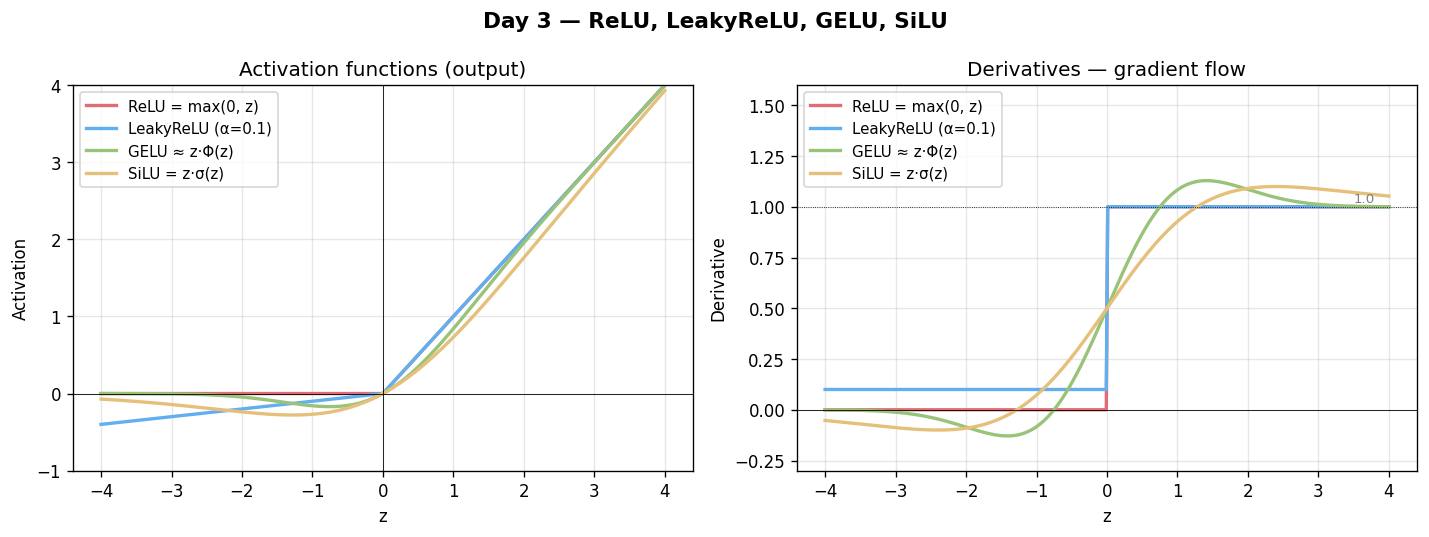

Here is the Python script that generated this plot:
import numpy as np
import matplotlib.pyplot as plt
from scipy.special import erf

z = np.linspace(-4, 4, 400)

relu     = np.maximum(0, z)
leaky    = np.where(z >= 0, z, 0.1 * z)
gelu     = 0.5 * z * (1 + erf(z / np.sqrt(2)))
silu     = z / (1 + np.exp(-z))

fig, axes = plt.subplots(1, 2, figsize=(12, 4.5))
fig.suptitle("Day 3 — ReLU, LeakyReLU, GELU, SiLU", fontsize=13, fontweight="bold")

colors = ["#e06c75", "#61afef", "#98c379", "#e5c07b"]
labels = ["ReLU = max(0, z)", "LeakyReLU (α=0.1)", "GELU ≈ z·Φ(z)", "SiLU = z·σ(z)"]
funcs  = [relu, leaky, gelu, silu]

ax = axes[0]
for f, c, l in zip(funcs, colors, labels):
    ax.plot(z, f, color=c, linewidth=2, label=l)
ax.axhline(0, color="k", linewidth=0.5)
ax.axvline(0, color="k", linewidth=0.5)
ax.set_xlabel("z"); ax.set_ylabel("Activation")
ax.set_title("Activation functions (output)")
ax.legend(fontsize=9); ax.grid(True, alpha=0.3)
ax.set_ylim(-1, 4)

# Derivatives
d_relu  = np.where(z > 0, 1.0, 0.0)
d_leaky = np.where(z >= 0, 1.0, 0.1)
d_gelu  = 0.5 * (1 + erf(z / np.sqrt(2))) + z * np.exp(-0.5 * z**2) / np.sqrt(2 * np.pi)
sig     = 1 / (1 + np.exp(-z))
d_silu  = sig + z * sig * (1 - sig)

ax = axes[1]
for df, c, l in zip([d_relu, d_leaky, d_gelu, d_silu], colors, labels):
    ax.plot(z, df, color=c, linewidth=2, label=l)
ax.axhline(0, color="k", linewidth=0.5)
ax.axhline(1, color="k", linewidth=0.5, linestyle=":")
ax.set_xlabel("z"); ax.set_ylabel("Derivative")
ax.set_title("Derivatives — gradient flow")
ax.legend(fontsize=9); ax.grid(True, alpha=0.3)
ax.set_ylim(-0.3, 1.6)
ax.text(3.5, 1.02, "1.0", fontsize=8, color="grey")

plt.tight_layout()
plt.savefig("graph_DAY_3.png", dpi=120, bbox_inches="tight")
print("graph_DAY_3.png saved")
